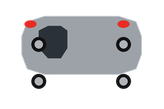
#> input picture assets/rendered/placeholder/brake_on/000.png, 164 x 109 px, shrunk from 356 x 236 before the run, found by its file name
$ python measure_horizon_v55_chase_boxes.py
#> lines starting #> are read from the running program, lines starting #| are printed output that depends on the picture
#!/usr/bin/env python3
"""Measure what each chase yaw does to the car's presented size.

The framing solver holds the projected *width*, which is right for a still: the
reference car is a known number of pixels wide. Orbit the camera towards the
rear, though, and the car foreshortens - the width stays pinned while the car
grows taller on screen, which is exactly the scale pumping a chase view must not
have. So each yaw's own rendered height is measured here and the runtime scales
the presented layer by the ratio, which keeps the car the same size on screen
while its projected shape changes with the view.

Usage:
    python3 tools/assets/measure_horizon_v55_chase_boxes.py
"""

import argparse
import json
import os
import sys

import numpy as np
from PIL import Image

REPO = os.path.abspath(os.path.join(os.path.dirname(__file__), "..", ".."))
RENDERED = os.path.join(REPO, "assets", "rendered", "vehicle", "horizon_v5")
REPORT = os.path.join(REPO, "assets", "checkpoints", "horizon_v5",
                      "horizon_v55_chase_boxes.json")


def car_pass(phase, yaw):
    if yaw > 0:
        # Chase variants always live under their phase directory, night too.
        return os.path.join(RENDERED, "chase", f"yaw{int(round(yaw)):02d}",
                            phase, "car", "base", "000.png")
    tail = "" if phase == "night" else phase
    return os.path.join(RENDERED, tail, "car", "base", "000.png")


def measure(path):
    alpha = np.asarray(Image.open(path).convert("RGBA"))[:, :, 3]
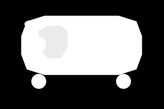
#> alpha: shape (109, 164); min 0, max 255, mean 99.4
    ys, xs = np.nonzero(alpha > 8)
#> ys = 7304 values from 15 to 88; xs = 7304 values, max 142 at index 2429, min 21 at index 2066, mean 81.15
    if not xs.size:
        return None
    box = [int(xs.min()), int(ys.min()), int(xs.max() + 1), int(ys.max() + 1)]
#> box = [21, 15, 143, 89]
    return {"box": box, "width": box[2] - box[0], "height": box[3] - box[1],
            "centre_x": (box[0] + box[2]) / 2.0, "contact_y": box[3],
            "source": os.path.relpath(path, REPO)}


def main():
    parser = argparse.ArgumentParser()
    parser.add_argument("--phases", default="night,day,dawn,dusk")
    parser.add_argument("--report", default=REPORT)
    args = parser.parse_args()
    chase = os.path.join(RENDERED, "chase")
    yaws = sorted(float(int(name[3:])) for name in os.listdir(chase)
                  if name.startswith("yaw")) if os.path.isdir(chase) else []
    report = {"schema": "horizon-v5.5-chase-boxes v1",
              "why": "the projected width is pinned by the framing solver and "
                     "the height foreshortens as the camera orbits; the ratio "
                     "of the two is the correction that keeps the presented "
                     "car the same size",
              "phases": {}}
    for phase in args.phases.split(","):
        entries = {}
        for yaw in [0.0] + yaws:
            path = car_pass(phase, yaw)
            if not os.path.isfile(path):
                continue
            measured = measure(path)
#> measured = 6 items
            if measured:
                entries[f"{yaw:g}"] = measured
        base = entries.get("0")
#> base = 6 items
        if base:
            for key, entry in entries.items():
                entry["height_ratio_vs_standstill"] = round(
                    entry["height"] / float(base["height"]), 4)
                entry["width_ratio_vs_standstill"] = round(
                    entry["width"] / float(base["width"]), 4)
#> this loop made 1 pass
#> key on pass 1: '0'
        report["phases"][phase] = entries
        print(f"[v5.5-boxes] {phase:5s} " + "  ".join(
            f"{key}:{entry['height']}px h, "
            f"x{entry.get('height_ratio_vs_standstill', 1.0):.3f}"
            for key, entry in sorted(entries.items(), key=lambda kv: float(kv[0]))))
#| [v5.5-boxes] night 0:74px h, x1.000
    os.makedirs(os.path.dirname(args.report), exist_ok=True)
    with open(args.report, "w") as handle:
        json.dump(report, handle, indent=1)
        handle.write("\n")
    print(f"[v5.5-boxes] {os.path.relpath(args.report, REPO)}")
    return 0


if __name__ == "__main__":
    sys.exit(main())
#> (the program exits here)
